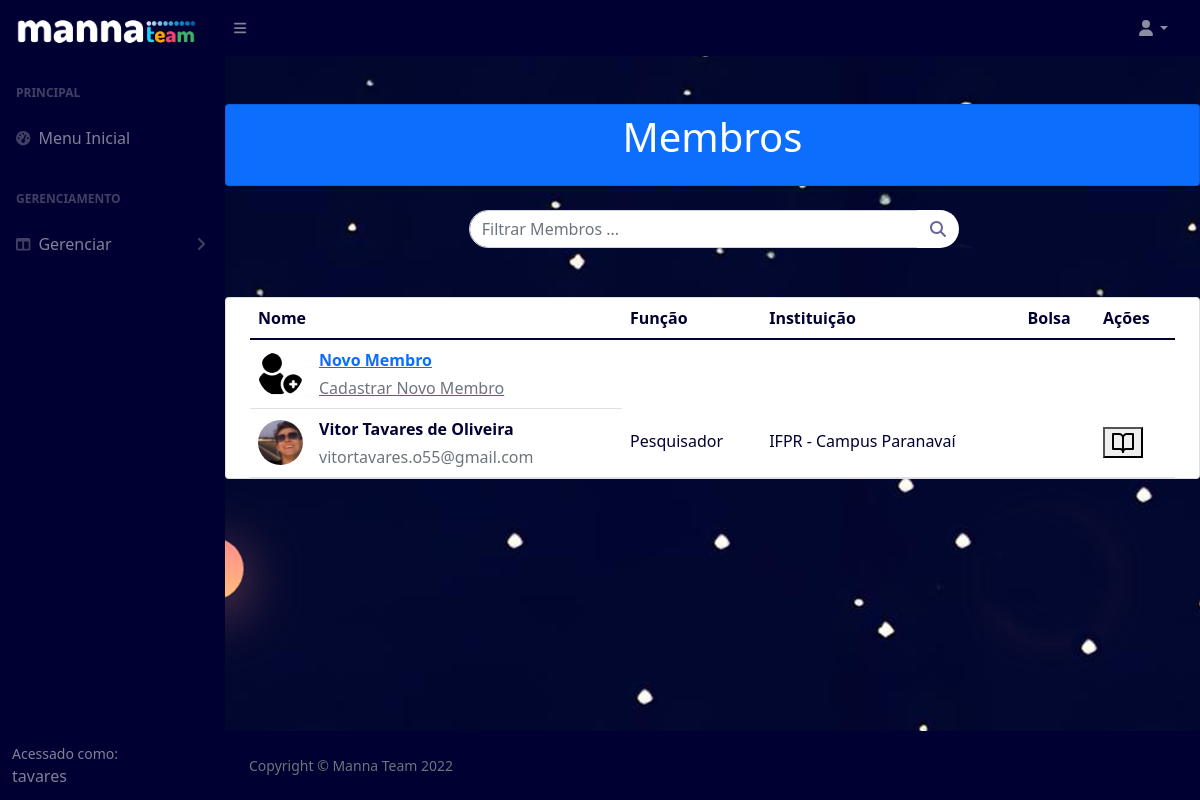
The app's page /membros (signed in), older data.
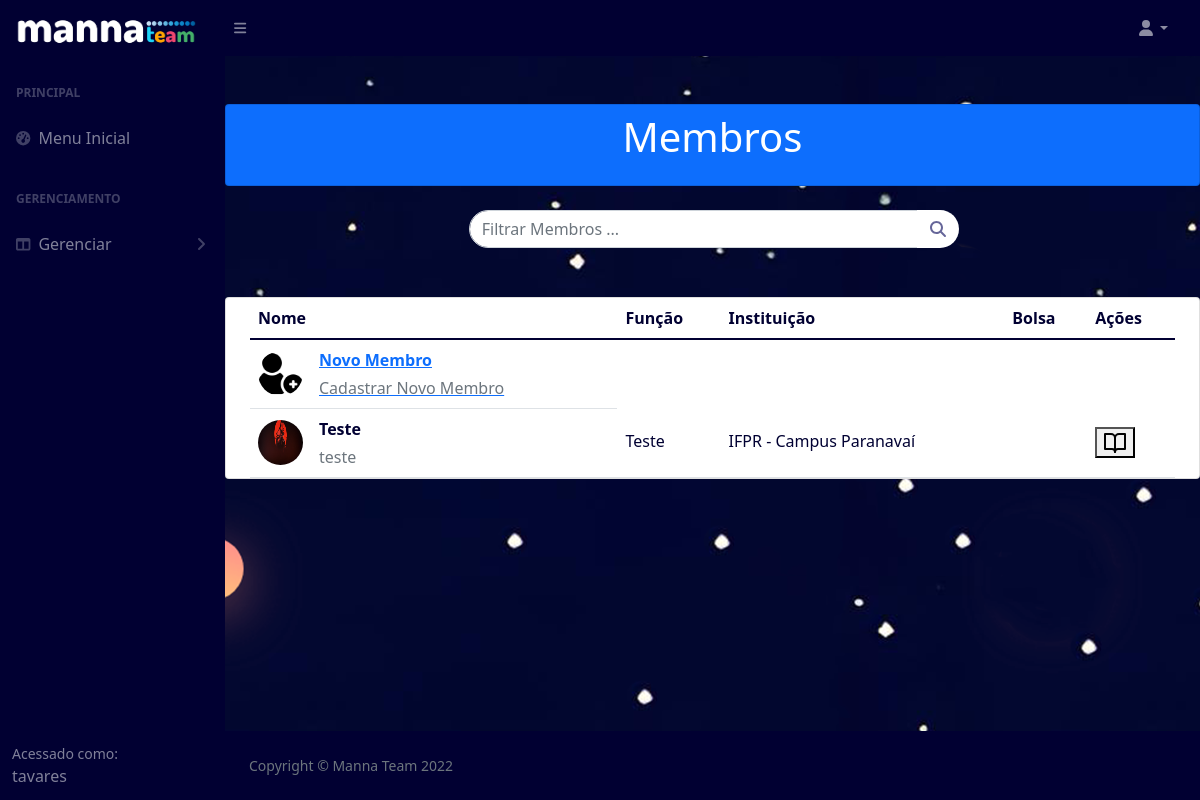
The same page, newer data.
### pages/models.py (models this page shows, shortened)
class Member(models.Model):
    photo = models.ImageField('Foto', upload_to='./static/uploads/photos/member')
    name = models.CharField('Nome Completo', max_length=50)
    category = models.CharField('Função',max_length=50)
    institution = models.ForeignKey('Institution', on_delete=models.PROTECT, verbose_name='Instituição')
    email = models.CharField('E-mail', max_length=50)
    fone = models.CharField('Celular(Sem pontuação)', max_length=50)
    git = models.CharField('Usuário Git', max_length=50)
    lattes = models.CharField('Lattes', max_length=50)
    link = models.CharField('Linkedin', max_length=50)
    insta = models.CharField('Instagram', max_length=50)
    twt = models.CharField('Twitter', max_length=50)
    face = models.CharField('Facebook', max_length=50)
    youtube = models.CharField('Youtube', max_length=50)
    cpf = models.CharField('CPF(Sem pontuação)', max_length=11, validators=[MinLengthValidator(11)])
    rg = models.CharField('RG(Sem pontuação)', max_length=50)
    gender = models.CharField('Gênero:', choices=GENDER_CHOICES, default="Masculino", max_length=50)
    formation = models.CharField('Formação', max_length=50)
    birthday = models.DateField('Data de Nascimento')
    address = models.CharField('Endereço', max_length=200)
    project = models.ForeignKey('Project', on_delete=models.PROTECT, verbose_name='Projeto')
    bankName = models.CharField('Nome do Banco', max_length=50)
    bankNumber = models.CharField('Número do Banco', max_length=50)
    agencyNumber = models.CharField('Número da Agência', max_length=50)
    accountNumber = models.CharField('Número da Conta', max_length=50)
    commitment = models.FileField('Termo de Compromisso', upload_to='./static/uploads/terms/commitment', blank=True)
    science = models.FileField('Termo de Ciência', upload_to='./static/uploads/terms/science', blank=True)
    jobPlan = models.FileField('Plano de Trabalho', upload_to='./static/uploads/terms/job', blank=True)
    lgpd = models.FileField('LGPD', upload_to='./static/uploads/terms/lgpd', blank=True)
    acess = models.CharField(max_length=50)
    activity = models.BooleanField(default=True)

class Institution(models.Model):
    photo = models.ImageField('Foto', upload_to='./static/uploads/photos/institution')
    name = models.CharField('Nome da Instituição', max_length=200)
    email = models.CharField('E-mail', max_length=50)
    fone = models.CharField('Telefone(Sem pontuação)', max_length=50)
    site = models.CharField('Site', max_length=50)
    hub = models.ForeignKey('Hub',on_delete=models.PROTECT)
    sphere = models.CharField('Esfera', choices=SPHERE_CHOICES, default="Municipal", max_length=50)
    address = models.CharField('Endereço', max_length=200)
    amountStudents = models.IntegerField('Quantidade de Alunos Relacionados ao Manna')
    description= models.CharField('Descrição', max_length=2000)
    def __str__(self):
        return self.name

### pages/views.py (the view)
# urls.py: path('membros', MemberList.as_view(), name="membros"),
class MemberList(LoginRequiredMixin, ListView):
    login_url = reverse_lazy('login')
    model = Member
    template_name = 'pages/member-list.html'

### pages/templates/pages/member-list.html (shortened to what this page needs)
{% extends 'pages/base.html' %}
{% load static %}
{% block content %}
<section class="pricing py-5">
<div class="container">
  <div class="row">
  <div class="card mb-4 bg-primary">
  <header class="bg-primary text-center py-2 mb-2">
    <div class="container">
      <h1 class="fw-light text-white">Membros</h1>
    </div>
  </header>
  </div>
  <div id="content">
    <form class='form-inline' method="POST" action="{% url 'filtro-membro' %}">
      <div class="input-group">
        <input type='text' name='search' class="form-control search-form " placeholder="Filtrar Membros ...">
        <span class="input-group-btn" style="width:39px">
          <button id="search-this" type="submit" class="pull-right btn btn-default search-btn">
              <i class="fa fa-search"></i>
          </button>
        </span>
      </div>
    </form>
  </div>
  <div class="card mb-4 bg-white">
  <div class="container">
    <div class="row">
      <table id ="table" class="table align-middle mb-0 bg-white">
        <thead class="bg-white">
          <tr>
            <th>Nome</th>
            <th>Função</th>
            <th>Instituição</th>
            <th>Bolsa</th>
            <th>Ações</th>
          </tr>
        </thead>
        <tbody>
          <tr>
            <td>
              <div class="d-flex align-items-center">
                <img
                    src="{% static 'img/plus.png' %}"
                    alt=""
                    style="width: 45px; height: 45px"
                    class="rounded-circle"
                    />
                <div class="ms-3">
                  <a href="{% url 'cadastro-membro' %}">
                  <p class="fw-bold mb-1">Novo Membro</p>
                  <p class="text-muted mb-0">Cadastrar Novo Membro</p></a>
                </div>
              </div>
            </td>
          </tr>
          {% for member in object_list %}
          {% if member.activity == True %}
          <tr>
            <td>
              <div class="d-flex align-items-center">
                <img
                    src="{{member.photo}}"
                    alt=""
                    style="width: 45px; height: 45px"
                    class="rounded-circle"
                    />
                <div class="ms-3">
                  <p class="fw-bold mb-1">{{member.name}}</p>
                  <p class="text-muted mb-0">{{member.email}}</p>
                </div>
              </div>
            </td>
            <td>
              <p class="fw-normal mb-1">{{member.category}}</p>
            </td>
            <td>
              <p class="fw-normal mb-1">{{member.institution}}</p>
            </td>
            <td>{{member.bag}}</td>
            <td>
              <form method="POST" action="{% url 'membro' %}">
              <button type="submit"><h6 data-feather="book-open"></h6></button>
              </form>
            </td>
          </tr>
          {% endif %}
        {% endfor %}
        </tbody>
      </table>
    </div>
  </div>
</div>
 </div>
</div>
</section>
        {% endblock %}

Row changes from the older to the newer data that the page shows:
removed Member: photo (picture), name "Vitor Tavares de Oliveira", email "vitortavares.o55@gmail.com", category "Pesquisador", institution "IFPR - Campus Paranavaí"
added Member: photo (picture), name "Teste", email "teste", category "Teste", institution "IFPR - Campus Paranavaí"
